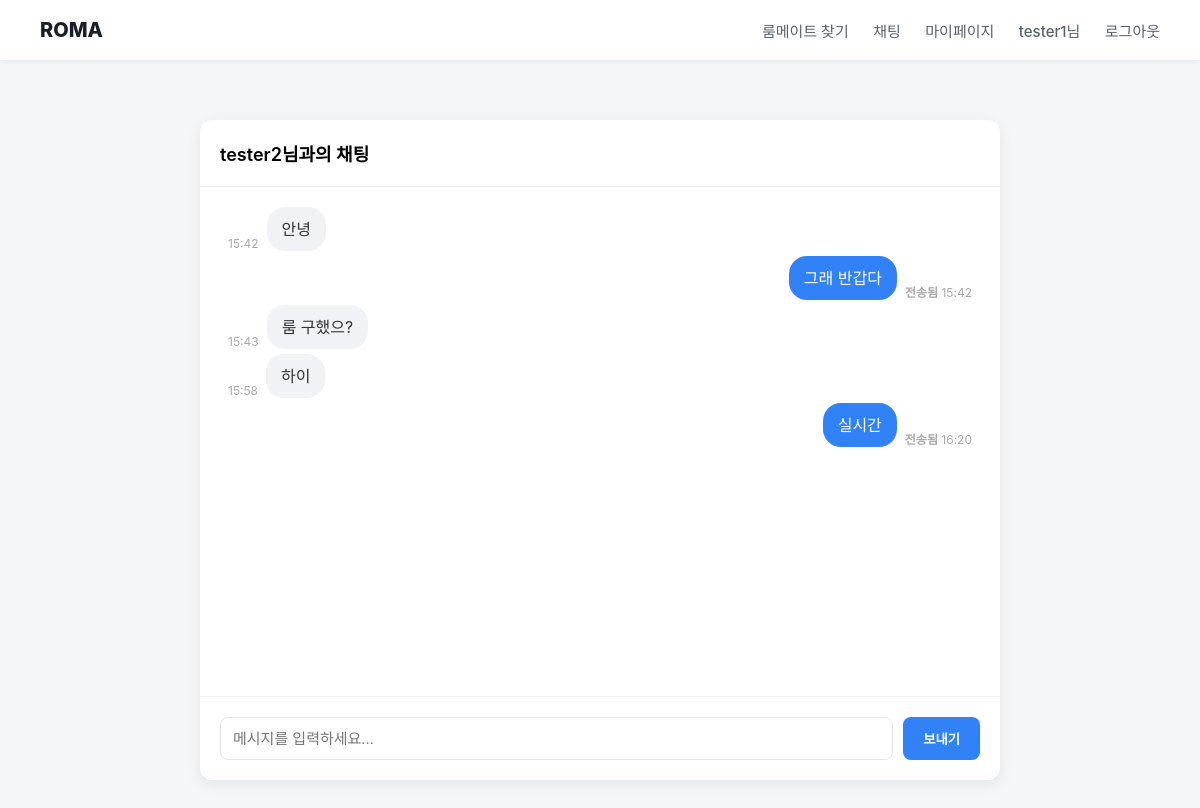
The page /chat/2/ (signed in) on the database its author committed.
### chat/models.py (models this page shows, shortened)
class ChatMessage(models.Model):
    room = models.ForeignKey(ChatRoom, on_delete=models.CASCADE, related_name='messages', verbose_name='채팅방')
    sender = models.ForeignKey(User, on_delete=models.CASCADE, related_name='sent_messages', verbose_name='발신자')
    message = models.TextField(verbose_name='메시지 내용')
    timestamp = models.DateTimeField(auto_now_add=True, verbose_name='전송 시간')
    is_read = models.BooleanField(default=False, verbose_name='읽음 여부')
    class Meta:
        ordering = ['timestamp']

### chat/views.py (the view)
# urls.py: path('<int:other_user_pk>/', views.chat_room, name='chat_room'),
@login_required
def chat_room(request, other_user_pk):
    if request.user.pk == other_user_pk:
        messages.error(request, '자기 자신과는 채팅할 수 없습니다.')
        return redirect(reverse('home'))
    other_user = get_object_or_404(User, pk=other_user_pk)
    room, created = ChatRoom.objects.get_or_create_by_participants(user1=request.user, user2=other_user)
    past_messages = room.messages.all().order_by('timestamp')
    pks = sorted([request.user.pk, other_user.pk])
    room_name = f"{pks[0]}_{pks[1]}"
    return render(request, 'chat/room.html', {
        'room_name': room_name,
        'other_user': other_user,
        'past_messages': past_messages,
    })

### chat/models.py (called while the page is built)
    def get_or_create_by_participants(self, user1, user2):
        room = self.annotate(num_participants=Count('participants')) \
                   .filter(num_participants=2) \
                   .filter(participants=user1) \
                   .filter(participants=user2) \
                   .first()
        created = False
        if not room:
            room = self.create()
            room.participants.add(user1, user2)
            created = True
        return room, created

### chat/templates/chat/room.html (shortened to what this page needs)
{% extends 'base.html' %}
{% load static %}
{% block content %}
<div class="chat-container">
    <div class="chat-header">{{ other_user.username }}님과의 채팅</div>
    <div id="chat-log">
        {% for message in past_messages %}
            <div class="message {% if message.sender == request.user %}sent{% else %}received{% endif %}">
                <div class="message-meta">
                    {% if message.sender == request.user and not message.is_read %}
                        <span class="message-status sent-status">전송됨</span>
                    {% endif %}
                    {{ message.timestamp|date:"H:i" }}
                </div>
                <div class="message-content">{{ message.message }}</div>
            </div>
        {% endfor %}
    </div>
    <div class="chat-input-area">
        <input id="chat-message-input" type="text" placeholder="메시지를 입력하세요...">
        <button id="chat-message-submit">보내기</button>
    </div>
</div>
{% endblock %}

### templates/base.html (shortened to what this page needs)
{% load static %}
<!DOCTYPE html>
<html lang="ko">
<head>
    <link rel="stylesheet" href="{% static 'css/style.css' %}">
</head>
<body>
    <header class="main-header">
        <div class="logo">
            <a href="{% url 'home' %}">ROMA</a>
        </div>
        <nav class="nav-links">
            {% if user.is_authenticated %}
                <a href="{% url 'realll_match:find_matches' %}">룸메이트 찾기</a>
                <a href="{% url 'chat:chat_list' %}">채팅</a>
                <a href="{% url 'my_page' %}">마이페이지</a>
                <span>{{ user.username }}님</span>
                <a href="{% url 'logout' %}">로그아웃</a>
            {% else %}
                <a href="{% url 'login' %}">로그인</a>
                <a href="{% url 'signup' %}">회원가입</a>
            {% endif %}
        </nav>
    </header>
    <main>
        {% block content %}{% endblock %}
    </main>
</body>
</html>

### static/css/style.css (style rules this page uses)
body { background-color: #f4f6f8; font-family: -apple-system, BlinkMacSystemFont, "Apple SD Gothic Neo", "Pretendard", "나눔고딕", "Malgun Gothic", sans-serif; margin: 0; padding-top: 60px; }
main { display: flex; justify-content: center; align-items: center; min-height: calc(100vh - 60px); padding: 20px; }
.main-header { position: fixed; top: 0; left: 0; width: 100%; background-color: white; box-shadow: 0 1px 4px rgba(0, 0, 0, 0.08); padding: 0 40px; height: 60px; display: flex; justify-content: space-between; align-items: center; z-index: 1000; box-sizing: border-box; }
.main-header .logo a { font-size: 20px; font-weight: 800; color: #191f28; text-decoration: none; }
.main-header .nav-links a, .main-header .nav-links span { color: #58616c; text-decoration: none; margin-left: 20px; font-size: 15px; font-weight: 500; }

### chat/templates/chat/room.html (style rules this page uses)
.chat-container { width: 100%; max-width: 800px; margin: 40px auto; display: flex; flex-direction: column; height: calc(100vh - 140px); background-color: #fff; border-radius: 12px; box-shadow: 0 4px 16px rgba(0,0,0,.08); }
.chat-header { padding: 20px; border-bottom: 1px solid #f0f0f0; font-size: 18px; font-weight: 600; }
#chat-log { flex-grow: 1; overflow-y: scroll; padding: 20px; display: flex; flex-direction: column; gap: 5px; }
.message { display: flex; max-width: 70%; }
.message-content { padding: 10px 15px; border-radius: 18px; line-height: 1.5; }
.message-meta { align-self: flex-end; font-size: 12px; color: #aaa; margin: 0 8px; white-space: nowrap; }
.message-status { font-weight: 600; }
.message.sent { align-self: flex-end; flex-direction: row-reverse; }
.message.received { align-self: flex-start; flex-direction: row; }
.message.sent .message-content { background: #3182f6; color: white; }
.message.received .message-content { background: #f0f2f5; color: #333; }
.chat-input-area { display: flex; gap: 10px; padding: 20px; border-top: 1px solid #f0f0f0; }
#chat-message-input { flex-grow: 1; padding: 12px; border: 1px solid #e5e8eb; border-radius: 8px; font-size: 15px; resize: none; }
#chat-message-submit { padding: 12px 20px; border: none; background-color: #3182f6; color: #fff; border-radius: 8px; cursor: pointer; font-weight: 600; }

### rows shown on the page
ChatMessage: timestamp "15:42", message "안녕"
ChatMessage: is_read "전송됨", timestamp "15:42", message "그래 반갑다"
ChatMessage: timestamp "15:43", message "룸 구했으?"
ChatMessage: timestamp "15:58", message "하이"
ChatMessage: is_read "전송됨", timestamp "16:20", message "실시간"

### other values the page prints
{{ user.username }} "tester1"
{{ other_user.username }} "tester2"
